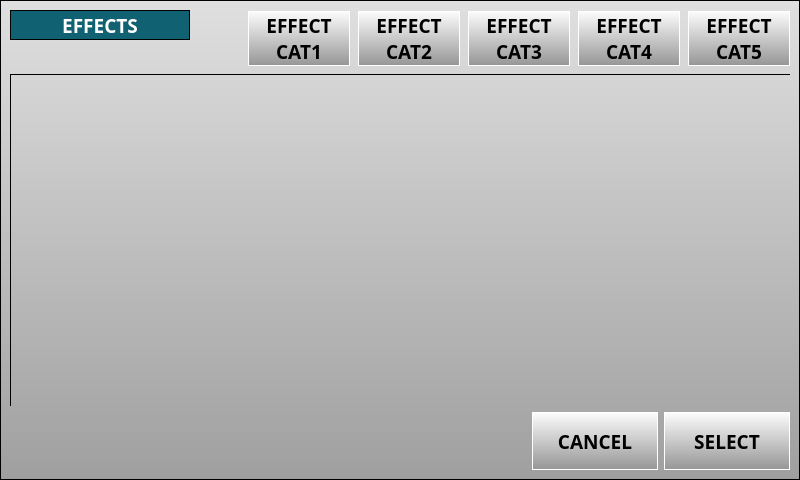
<?xml version="1.0" encoding="UTF-8"?>
<ui version="4.0">
 <class>EffectsForm</class>
 <widget class="QWidget" name="EffectsForm">
  <property name="geometry">
   <rect>
    <x>0</x>
    <y>0</y>
    <width>800</width>
    <height>480</height>
   </rect>
  </property>
  <property name="sizePolicy">
   <sizepolicy hsizetype="Fixed" vsizetype="Fixed">
    <horstretch>0</horstretch>
    <verstretch>0</verstretch>
   </sizepolicy>
  </property>
  <property name="minimumSize">
   <size>
    <width>800</width>
    <height>480</height>
   </size>
  </property>
  <property name="maximumSize">
   <size>
    <width>800</width>
    <height>480</height>
   </size>
  </property>
  <property name="windowTitle">
   <string>Form</string>
  </property>
  <property name="styleSheet">
   <string notr="true">QWidget{
    font-family : &quot;Open Sans&quot;;
    font-weight : 550;
    font-size:14pt;
}

#mainFrame{
    background-color : qlineargradient(spread:reflect, x1:0, y1:0.006, x2:0, y2:1, stop:0 rgba(223, 223, 223, 255), stop:1 rgba(159, 159, 159, 255));
}

QPushButton, #pbSave, #pbCancel, #pbSelect{
background-color:qlineargradient(spread:pad, x1:0, y1:0, x2:0, y2:1, stop:0 rgba(253, 253, 253, 255), stop:1 rgba(149, 149, 149, 255));
border: 1px solid white;
color: black;
}

QPushButton:focus{ background-color: qlineargradient(spread:reflect, x1:0, y1:0, x2:0, y2:1, stop:0 rgba(212, 114, 0, 255), stop:0.5 rgba(255, 137, 0, 255), stop:1 rgba(212, 114, 0, 255));}

QPushButton:focus:selected{ background-color: qlineargradient(spread:reflect, x1:0, y1:0, x2:0, y2:1, stop:0 rgba(212, 114, 0, 255), stop:0.5 rgba(255, 137, 0, 255), stop:1 rgba(212, 114, 0, 255));}

#lbWidgetTitle{
    border: 1px solid black;
    background-color:rgb(16, 97, 114);
    color: white;
}

#lbCategoryName{
    border: 1px solid black;
    background-color:rgb(16, 97, 114);
    color: white;
    padding-left: 10px;
}

#lbCategory{
    border: 1px solid white;
    background-color:rgb(49, 51, 48);
    color: white;
}


/*------ QtableView ------*/
QTableView{
    border                  :   none;
    border-top              :   1px solid black;  
    border-left             :   1px solid black;   
    background-color        :   transparent;/*rgb(16, 97, 114);*/
    
}

QTableView::item{
    padding-left            :   20px;
    height                  :   75px;
    color                   :   white;  
    background-color        :   rgb(16, 97, 114);
    border                  :   1px solid black;
    border-top              :   1px solid transparent;
    /*border-right            :   1px solid transparent;*/
}

QTableView::item:selected{
    /*background-color        : rgb(244, 118, 75);*/
    background-color        :   qlineargradient(spread:reflect, x1:0, y1:0, x2:0, y2:1, stop:0 rgba(244, 131, 0, 255), stop:0.5 rgba(160, 86, 0, 255), stop:1 rgba(244, 131, 0, 255));

}


/*------ QHeaderView ------*/
QHeaderView{
    border                  :   none;
    background-color        :   rgb(65, 151, 48);
	font-size              : 14pt;
}

QHeaderView::section:vertical{
    margin-top              :   0px;
    margin-bottom           :   0px;
    border                  :   none;
    border-bottom           :   1px solid black;
    background-color        :   rgb(65, 151, 48);
    color                   :   white;
    width                   :   50px;
    font-weight             :   550;
    font-size                   : 14 pt;
}


/*------ QScrollbar ------*/
QScrollBar:vertical {
    border                  :   1px solid black;
    background              :   black;
    width                   :   35px;
    margin                  :   0 0 0 15px;
}

QScrollBar::handle:vertical {
    background              :   rgb(16, 97, 114);
    min-height              :   20px;
    margin: 1px 1px 1px 1px;
}


QScrollBar::add-line:vertical,QScrollBar::sub-line:vertical  {
    border                  :   none;
    background              :   transparent;
    height                  :   0px;
    margin                  :   0 0 0 10px;
}

QScrollBar::up-arrow:vertical, QScrollBar::down-arrow:vertical {
    border                  :   none;
    width                   :   0px;
    height                  :   0px;
    background              :   white;
    margin                  :   0 0 0 10px;
}
</string>
  </property>
  <layout class="QGridLayout" name="gridLayout">
   <property name="leftMargin">
    <number>0</number>
   </property>
   <property name="topMargin">
    <number>0</number>
   </property>
   <property name="rightMargin">
    <number>0</number>
   </property>
   <property name="bottomMargin">
    <number>0</number>
   </property>
   <property name="spacing">
    <number>0</number>
   </property>
   <item row="0" column="0">
    <widget class="QFrame" name="mainFrame">
     <property name="sizePolicy">
      <sizepolicy hsizetype="Expanding" vsizetype="Expanding">
       <horstretch>0</horstretch>
       <verstretch>0</verstretch>
      </sizepolicy>
     </property>
     <property name="minimumSize">
      <size>
       <width>800</width>
       <height>480</height>
      </size>
     </property>
     <property name="maximumSize">
      <size>
       <width>800</width>
       <height>480</height>
      </size>
     </property>
     <property name="font">
      <font>
       <family>Open Sans</family>
       <pointsize>14</pointsize>
       <weight>68</weight>
       <bold>true</bold>
      </font>
     </property>
     <property name="styleSheet">
      <string notr="true"/>
     </property>
     <property name="frameShape">
      <enum>QFrame::StyledPanel</enum>
     </property>
     <property name="frameShadow">
      <enum>QFrame::Raised</enum>
     </property>
     <layout class="QGridLayout" name="gridLayout_2">
      <item row="0" column="0">
       <widget class="QFrame" name="frameTop">
        <property name="sizePolicy">
         <sizepolicy hsizetype="Expanding" vsizetype="Fixed">
          <horstretch>0</horstretch>
          <verstretch>0</verstretch>
         </sizepolicy>
        </property>
        <property name="minimumSize">
         <size>
          <width>0</width>
          <height>58</height>
         </size>
        </property>
        <property name="maximumSize">
         <size>
          <width>16777215</width>
          <height>58</height>
         </size>
        </property>
        <property name="styleSheet">
         <string notr="true"/>
        </property>
        <layout class="QGridLayout" name="gridLayout_7">
         <property name="leftMargin">
          <number>0</number>
         </property>
         <property name="topMargin">
          <number>0</number>
         </property>
         <property name="rightMargin">
          <number>0</number>
         </property>
         <property name="bottomMargin">
          <number>0</number>
         </property>
         <property name="horizontalSpacing">
          <number>8</number>
         </property>
         <property name="verticalSpacing">
          <number>0</number>
         </property>
         <item row="0" column="6">
          <widget class="QPushButton" name="pbEffactCat5">
           <property name="sizePolicy">
            <sizepolicy hsizetype="Fixed" vsizetype="Fixed">
             <horstretch>0</horstretch>
             <verstretch>0</verstretch>
            </sizepolicy>
           </property>
           <property name="minimumSize">
            <size>
             <width>102</width>
             <height>55</height>
            </size>
           </property>
           <property name="maximumSize">
            <size>
             <width>102</width>
             <height>55</height>
            </size>
           </property>
           <property name="font">
            <font>
             <family>Open Sans</family>
             <pointsize>14</pointsize>
             <weight>68</weight>
             <bold>true</bold>
            </font>
           </property>
           <property name="styleSheet">
            <string notr="true"/>
           </property>
           <property name="text">
            <string>EFFECT 
CAT5</string>
           </property>
          </widget>
         </item>
         <item row="0" column="0">
          <layout class="QVBoxLayout" name="verticalLayout">
           <item>
            <widget class="QLabel" name="lbWidgetTitle">
             <property name="minimumSize">
              <size>
               <width>180</width>
               <height>30</height>
              </size>
             </property>
             <property name="maximumSize">
              <size>
               <width>180</width>
               <height>30</height>
              </size>
             </property>
             <property name="font">
              <font>
               <family>Open Sans</family>
               <pointsize>14</pointsize>
               <weight>68</weight>
               <bold>true</bold>
              </font>
             </property>
             <property name="styleSheet">
              <string notr="true"/>
             </property>
             <property name="text">
              <string>EFFECTS</string>
             </property>
             <property name="alignment">
              <set>Qt::AlignCenter</set>
             </property>
            </widget>
           </item>
           <item>
            <spacer name="verticalSpacer_3">
             <property name="orientation">
              <enum>Qt::Vertical</enum>
             </property>
             <property name="sizeHint" stdset="0">
              <size>
               <width>20</width>
               <height>40</height>
              </size>
             </property>
            </spacer>
           </item>
          </layout>
         </item>
         <item row="0" column="4">
          <widget class="QPushButton" name="pbEffactCat3">
           <property name="sizePolicy">
            <sizepolicy hsizetype="Fixed" vsizetype="Fixed">
             <horstretch>0</horstretch>
             <verstretch>0</verstretch>
            </sizepolicy>
           </property>
           <property name="minimumSize">
            <size>
             <width>102</width>
             <height>55</height>
            </size>
           </property>
           <property name="maximumSize">
            <size>
             <width>102</width>
             <height>55</height>
            </size>
           </property>
           <property name="font">
            <font>
             <family>Open Sans</family>
             <pointsize>14</pointsize>
             <weight>68</weight>
             <bold>true</bold>
            </font>
           </property>
           <property name="styleSheet">
            <string notr="true"/>
           </property>
           <property name="text">
            <string>EFFECT 
CAT3</string>
           </property>
          </widget>
         </item>
         <item row="0" column="2">
          <widget class="QPushButton" name="pbEffactCat1">
           <property name="sizePolicy">
            <sizepolicy hsizetype="Fixed" vsizetype="Fixed">
             <horstretch>0</horstretch>
             <verstretch>0</verstretch>
            </sizepolicy>
           </property>
           <property name="minimumSize">
            <size>
             <width>102</width>
             <height>55</height>
            </size>
           </property>
           <property name="maximumSize">
            <size>
             <width>102</width>
             <height>55</height>
            </size>
           </property>
           <property name="font">
            <font>
             <family>Open Sans</family>
             <pointsize>14</pointsize>
             <weight>68</weight>
             <bold>true</bold>
            </font>
           </property>
           <property name="styleSheet">
            <string notr="true"/>
           </property>
           <property name="text">
            <string>EFFECT 
CAT1</string>
           </property>
          </widget>
         </item>
         <item row="0" column="5">
          <widget class="QPushButton" name="pbEffactCat4">
           <property name="sizePolicy">
            <sizepolicy hsizetype="Fixed" vsizetype="Fixed">
             <horstretch>0</horstretch>
             <verstretch>0</verstretch>
            </sizepolicy>
           </property>
           <property name="minimumSize">
            <size>
             <width>102</width>
             <height>55</height>
            </size>
           </property>
           <property name="maximumSize">
            <size>
             <width>102</width>
             <height>55</height>
            </size>
           </property>
           <property name="font">
            <font>
             <family>Open Sans</family>
             <pointsize>14</pointsize>
             <weight>68</weight>
             <bold>true</bold>
            </font>
           </property>
           <property name="styleSheet">
            <string notr="true"/>
           </property>
           <property name="text">
            <string>EFFECT 
CAT4</string>
           </property>
          </widget>
         </item>
         <item row="0" column="3">
          <widget class="QPushButton" name="pbEffactCat2">
           <property name="sizePolicy">
            <sizepolicy hsizetype="Fixed" vsizetype="Fixed">
             <horstretch>0</horstretch>
             <verstretch>0</verstretch>
            </sizepolicy>
           </property>
           <property name="minimumSize">
            <size>
             <width>102</width>
             <height>55</height>
            </size>
           </property>
           <property name="maximumSize">
            <size>
             <width>102</width>
             <height>55</height>
            </size>
           </property>
           <property name="font">
            <font>
             <family>Open Sans</family>
             <pointsize>14</pointsize>
             <weight>68</weight>
             <bold>true</bold>
            </font>
           </property>
           <property name="styleSheet">
            <string notr="true"/>
           </property>
           <property name="text">
            <string>EFFECT 
CAT2</string>
           </property>
          </widget>
         </item>
         <item row="0" column="1">
          <spacer name="horizontalSpacer_12">
           <property name="orientation">
            <enum>Qt::Horizontal</enum>
           </property>
           <property name="sizeHint" stdset="0">
            <size>
             <width>40</width>
             <height>20</height>
            </size>
           </property>
          </spacer>
         </item>
        </layout>
       </widget>
      </item>
      <item row="2" column="0">
       <layout class="QHBoxLayout" name="horizontalLayout_3">
        <item>
         <spacer name="horizontalSpacer">
          <property name="orientation">
           <enum>Qt::Horizontal</enum>
          </property>
          <property name="sizeType">
           <enum>QSizePolicy::Expanding</enum>
          </property>
          <property name="sizeHint" stdset="0">
           <size>
            <width>99</width>
            <height>20</height>
           </size>
          </property>
         </spacer>
        </item>
        <item>
         <widget class="QPushButton" name="pbCancel">
          <property name="sizePolicy">
           <sizepolicy hsizetype="Fixed" vsizetype="Fixed">
            <horstretch>0</horstretch>
            <verstretch>0</verstretch>
           </sizepolicy>
          </property>
          <property name="minimumSize">
           <size>
            <width>126</width>
            <height>58</height>
           </size>
          </property>
          <property name="maximumSize">
           <size>
            <width>126</width>
            <height>58</height>
           </size>
          </property>
          <property name="font">
           <font>
            <family>Open Sans</family>
            <pointsize>14</pointsize>
            <weight>68</weight>
            <bold>true</bold>
           </font>
          </property>
          <property name="styleSheet">
           <string notr="true"/>
          </property>
          <property name="text">
           <string>CANCEL</string>
          </property>
         </widget>
        </item>
        <item>
         <widget class="QPushButton" name="pbSelect">
          <property name="sizePolicy">
           <sizepolicy hsizetype="Fixed" vsizetype="Fixed">
            <horstretch>0</horstretch>
            <verstretch>0</verstretch>
           </sizepolicy>
          </property>
          <property name="minimumSize">
           <size>
            <width>126</width>
            <height>58</height>
           </size>
          </property>
          <property name="maximumSize">
           <size>
            <width>126</width>
            <height>58</height>
           </size>
          </property>
          <property name="font">
           <font>
            <family>Open Sans</family>
            <pointsize>14</pointsize>
            <weight>68</weight>
            <bold>true</bold>
           </font>
          </property>
          <property name="styleSheet">
           <string notr="true"/>
          </property>
          <property name="text">
           <string>SELECT</string>
          </property>
         </widget>
        </item>
       </layout>
      </item>
      <item row="1" column="0">
       <widget class="QTableView" name="tvEffects">
        <property name="font">
         <font>
          <family>Open Sans</family>
          <pointsize>14</pointsize>
          <weight>68</weight>
          <bold>true</bold>
         </font>
        </property>
        <property name="styleSheet">
         <string notr="true"/>
        </property>
        <property name="editTriggers">
         <set>QAbstractItemView::NoEditTriggers</set>
        </property>
        <property name="showDropIndicator" stdset="0">
         <bool>false</bool>
        </property>
        <property name="selectionMode">
         <enum>QAbstractItemView::SingleSelection</enum>
        </property>
        <property name="selectionBehavior">
         <enum>QAbstractItemView::SelectRows</enum>
        </property>
        <property name="verticalScrollMode">
         <enum>QAbstractItemView::ScrollPerPixel</enum>
        </property>
        <property name="horizontalScrollMode">
         <enum>QAbstractItemView::ScrollPerPixel</enum>
        </property>
        <property name="showGrid">
         <bool>false</bool>
        </property>
        <property name="wordWrap">
         <bool>false</bool>
        </property>
        <property name="cornerButtonEnabled">
         <bool>false</bool>
        </property>
        <attribute name="horizontalHeaderVisible">
         <bool>false</bool>
        </attribute>
        <attribute name="horizontalHeaderCascadingSectionResizes">
         <bool>false</bool>
        </attribute>
        <attribute name="horizontalHeaderStretchLastSection">
         <bool>true</bool>
        </attribute>
        <attribute name="verticalHeaderDefaultSectionSize">
         <number>41</number>
        </attribute>
        <attribute name="verticalHeaderHighlightSections">
         <bool>true</bool>
        </attribute>
       </widget>
      </item>
     </layout>
    </widget>
   </item>
  </layout>
 </widget>
 <resources/>
 <connections/>
</ui>
